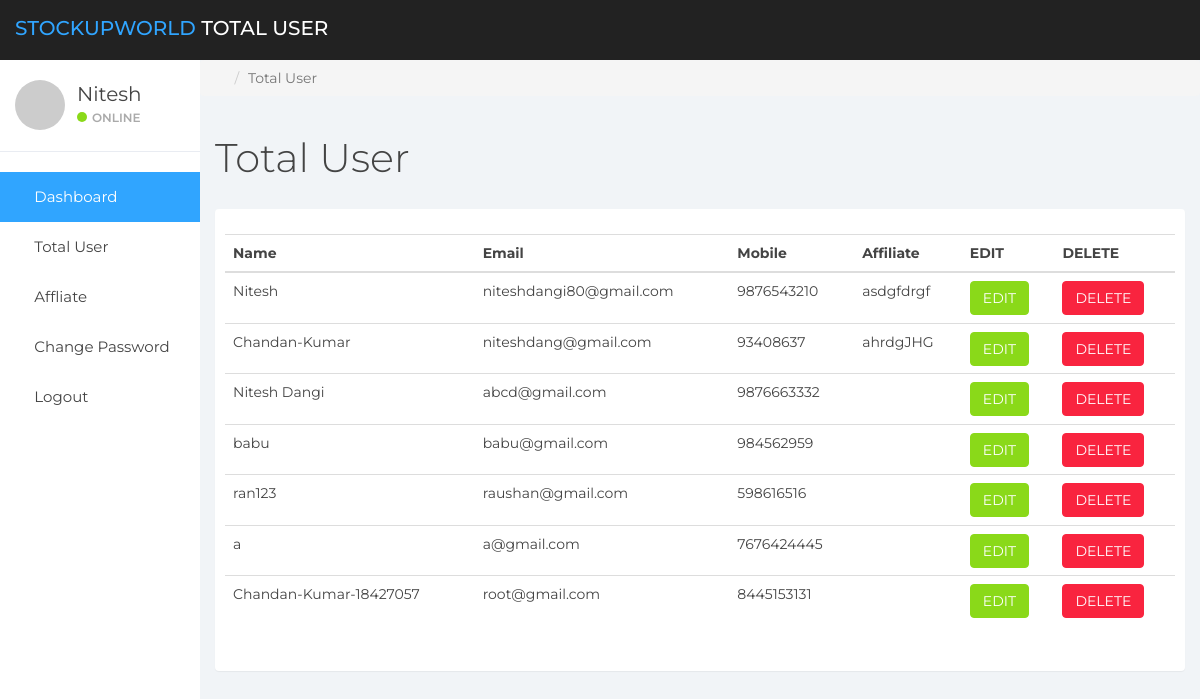
/admin/total_user.php, run on an earlier commit of the app's database.
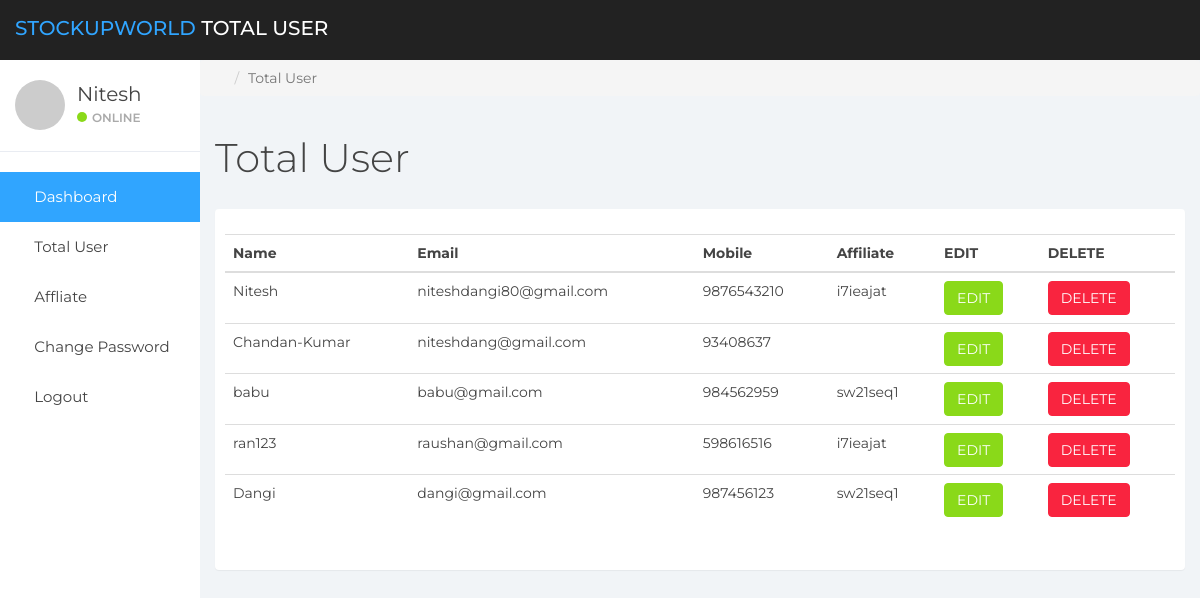
And on a later commit of the database.
### tables this page shows
CREATE TABLE `registration` (
  `id` int(11) UNSIGNED NOT NULL,
  `username` varchar(255) NOT NULL,
  `email` varchar(255) NOT NULL,
  `mobile` varchar(255) NOT NULL,
  `password` varchar(255) NOT NULL,
  `cpassword` varchar(255) NOT NULL,
  `affiliate` varchar(255) NOT NULL
);

### admin/total_user.php (the view, shortened to what this page needs)
<?php
include('sidebar/sidebar.php');?>
	<div class="col-sm-9 col-sm-offset-3 col-lg-10 col-lg-offset-2 main">
		<div class="row">
			<ol class="breadcrumb">
				<li><a href="#">
					<em class="fa fa-home"></em>
				</a></li>
				<li class="active">Total User</li>
			</ol>
		</div>
		<div class="row">
			<div class="col-lg-12">
				<h1 class="page-header">Total User</h1>
			</div>
		</div>
		<div class="panel panel-container" style="padding:25px;">
			<div class="row">
				<table class="table" id="dataTable" width="100%" cellspacing="0">
		      <thread>
		        <tr>
							<th>Name</th>
							<th>Email</th>
							<th>Mobile</th>
							<th>Affiliate</th>
							<th>EDIT</th>
							<th>DELETE</th>
		        </tr>
		      </thread>
							<?php
							 $connection = mysqli_connect("localhost","root","","db_elearning");
							 $query = "SELECT id,username,email,mobile,affiliate FROM registration";
							 $query_run = mysqli_query($connection, $query);
              ?>
    <tbody>
      <?php
      if(mysqli_num_rows($query_run)>0)
      {
        while($row = mysqli_fetch_assoc($query_run))
        {
					?>
					<tr>
						<td> <?php echo $row['username']; ?></td>
						<td> <?php echo $row['email']; ?></td>
						<td> <?php echo $row['mobile']; ?></td>
						<td> <?php echo $row['affiliate']; ?></td>
						<td>
								<form action="register_edit.php" method="post">
										<button type="submit" name="edit_btn" class="btn btn-success">EDIT</button>
								</form>
						</td>
						<td>
								<form action="deleteUser.php" method="post">
										<button type="submit" name="delete_btn" class="btn btn-danger">DELETE</button>
								</form>
						</td>
					<tr>
        <?php
			   }
      }
			else{
					echo 'No Record found';
				}
				?>
    </tbody>
  	</table>
	</div>
</div>
</div>
</body>
</html>

What changed in the data, as far as the page shows it:
removed registration: username "Nitesh Dangi", email "abcd@gmail.com", mobile "9876663332"
removed registration: username "a", email "a@gmail.com", mobile "7676424445"
removed registration: username "Chandan-Kumar-18427057", email "root@gmail.com", mobile "8445153131"
changed registration "Nitesh": affiliate "asdgfdrgf" → "i7ieajat"
changed registration "Chandan-Kumar": affiliate "ahrdgJHG" → (not shown)
changed registration "babu": affiliate (not shown) → "sw21seq1"
changed registration "ran123": affiliate (not shown) → "i7ieajat"
added registration: username "Dangi", email "dangi@gmail.com", mobile "987456123", affiliate "sw21seq1"
